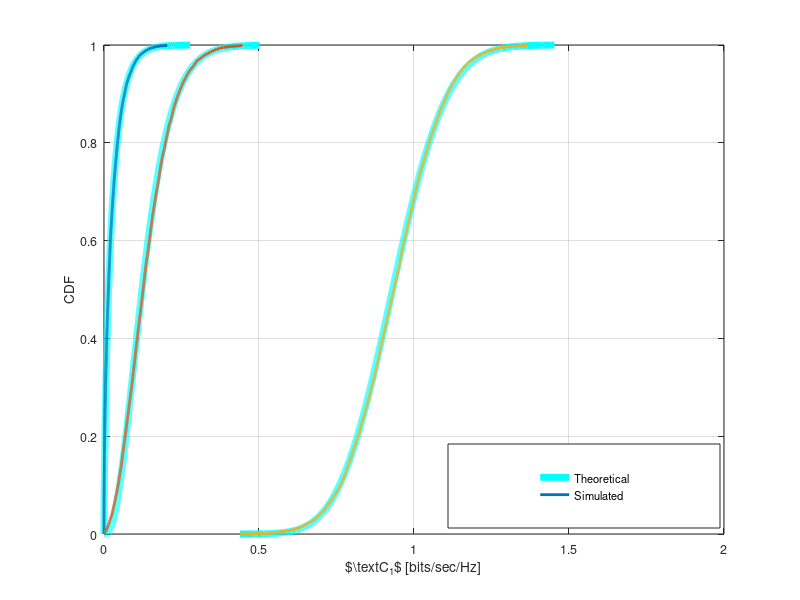

Write MATLAB code to recreate this figure. (Note: this script raises an error after producing the figure.)
%% This matlab script validates analytical expression for pdf C_0 charterized using
%% Gamma approximation for different value of SNR_s

clear all;
close all;

analysis = 0;                                           % Enable it for performing a complete new analysis
                                                        % otherwise a mat file is read 

if analysis
        M = 1e4;                                                % Number of realizations
        snr_s = 10.^([-10 0 10]/10);                            % received snr for the channel g_s  
        snr_p2 = 10.^([10]/10);                                 % snr for the channel g_p2  
        K = 1000;                                               % Number of samples used for energy detection 
        noise_power = 10^(-100/10);                             % Noise power at SR 
        E_s = 1;                                                % Pilot Energy 
        N_s = 10;                                               % Number of Pilot Symobols 
        sigma_est_error = noise_power/N_s;                      % Variance of the Estimation error for h_s 
        dof_s = 1;                                              % Degree of freedom = 1
        g_s_hat = zeros(1,M);                                   % Estimated power gain for the channel g_s        
        snr_p_ = zeros(1,M);                                    % snr_p_prime = 1 + snr_p  
        CDF_C1_sim = zeros(length(snr_s), length(snr_p2), M);   % Buffer to store the simulated CDF values 
        CDF_C1_ana = zeros(length(snr_s),length(snr_p2), M);    % Buffer to store the analytic CDF values 
       
        C1_pts = zeros(length(snr_s),length(snr_p2), M);         % Buffer to store the C1 points for the distribution function
        
        for k = 1:length(snr_s)
            for l = 1:length(snr_p2)
                %% Simulation
                %% g_hat_s is supposed to be non-central chi squared distributed with degree of freedom = 1 
                g_s = snr_s(k) * noise_power;        % Power gain for the channel g_s    
                tran_snr_ST = snr_s(k) / g_s;        % Transmitted SNR = Transmitted power at PT/Noise at SR  = received SNR / g_s            
                for i=1:M
                    g_s_hat(i) = sum(normrnd(sqrt(g_s), sqrt(sigma_est_error), 1, dof_s).^2);
                    snr_p_(i) = mean((sqrt(snr_p2(l)) * ones(1, K)...
                    + random('norm', 0, 1, 1, K)).^2);
                end

                %% density of the SNR_s
                lambda_s = dof_s *  g_s / sigma_est_error;
                snr_s_hat = tran_snr_ST * (g_s_hat);                
                mean_ana_s = sigma_est_error * tran_snr_ST * (dof_s + lambda_s);
                var_ana_s = (sigma_est_error)^2 * tran_snr_ST^2 * (2 * dof_s + 4 * lambda_s);
                mean_sim_s = mean(snr_s_hat);
                var_sim_s = var(snr_s_hat);        

                %% Gammma Approximation 
                b_gamma_s = var_ana_s/mean_ana_s;
                a_gamma_s = mean_ana_s/b_gamma_s;


                %% density for SNR_p_
                mean_ana_p_ = ( 1  + snr_p2(l));
                var_ana_p_ = 1/K * ( 2  + 4 * snr_p2(l));
                mean_sim_p_ = mean(snr_p_);
                var_sim_p_ = var(snr_p_);    

                b_gamma_p_ = var_ana_p_/mean_sim_p_;
                a_gamma_p_ = mean_sim_p_/b_gamma_p_;    

                %% CDF of Capacity C_1 = log2(1 + SNR_s)         

                C_1 = log2(1  + snr_s_hat./snr_p_);
                [CDF_C1_temp, C1_pts(k,l,:),~,~,eid] = cdfcalc(C_1);
                CDF_C1_sim(k,l,:) = CDF_C1_temp(1:M);

                for j=1:M
                    func_C1 = @(t) log(2) * exp(log(2.^t)  + (a_gamma_s - 1) .* log(2.^t - 1)...
                    - (a_gamma_s + a_gamma_p_) * log(1/b_gamma_p_ + (2.^t - 1)/b_gamma_s)...
                    + gammaln(a_gamma_p_ + a_gamma_s) - gammaln(a_gamma_p_) - gammaln(a_gamma_s)...
                    - a_gamma_p_ * log(b_gamma_p_) - a_gamma_s * log(b_gamma_s));
                    CDF_C1_ana(k,l,j) = integral(func_C1, 0, C1_pts(k,l,j));
                end
            end
        end        
        save('results_CDF_C1_diff_SNR_s_SNR_p2_10.mat');
end
load('results_CDF_C1_diff_SNR_s_SNR_p2_10.mat')
        
% Plotting Curves
figure(1);
diff = 10;
sim = 1:diff:M;

k = 1; 
plot(reshape(C1_pts(k, 1, :), 1, M), reshape(CDF_C1_ana(k, 1, :),1, M), 'c-', 'Linewidth',5);
hold on,
plot(reshape(C1_pts(k, 1, sim), 1, length(sim)), reshape(CDF_C1_sim(k, 1, sim), 1, length(sim)),...
    '-', 'Linewidth', 2);

k = 2;
hold on,
plot(reshape(C1_pts(k, 1, :), 1, M), reshape(CDF_C1_ana(k, 1, :),1, M), 'c-', 'Linewidth',5);
hold on,
plot(reshape(C1_pts(k, 1, sim), 1, length(sim)), reshape(CDF_C1_sim(k, 1, sim), 1, length(sim)),...
    '-', 'Linewidth', 2);

k = 3;
hold on,
plot(reshape(C1_pts(k, 1, :), 1, M), reshape(CDF_C1_ana(k, 1, :),1, M), 'c-', 'Linewidth',5);
hold on,
plot(reshape(C1_pts(k, 1, sim), 1, length(sim)), reshape(CDF_C1_sim(k, 1, sim), 1, length(sim)),...
    '-', 'Linewidth', 2);


Fontsize = 9;
grid on;
xlabel('$\text{C}_1$ [bits/sec/Hz]','FontSize',Fontsize);
ylabel('CDF','FontSize',Fontsize);
hl = legend('Theoretical', 'Simulated');
set(hl, 'position',[0.56 0.12 0.34 0.14]);
set(gca,'FontSize',Fontsize);
laprint(1, '../figures/fig_CDF_C1_diff_SNR_s_SNR_p2_10', 'options', 'factory', 'width', 8, 'scalefonts',...
    'on', 'factor',0.5, 'keepfontprops', 'on');        